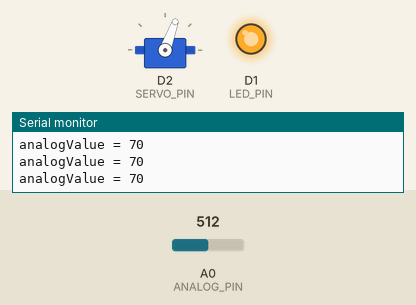
Simulated run of this sketch. Board: ESP8266 (NodeMCU). Shown: servo, output pins drawn as LEDs (lit = HIGH), the last lines printed to the serial monitor. The inputs (shaded band) are chosen by the test bench; at power-on: A0 (ANALOG_PIN) = 512.

Above: at 1.2 s.
1.3 s: A0 (ANALOG_PIN) set to 716
At 1.9 s:
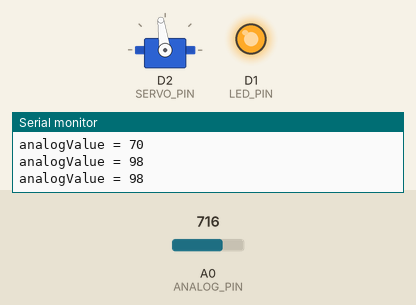
3.0 s: A0 (ANALOG_PIN) set to 900
At 4.2 s:
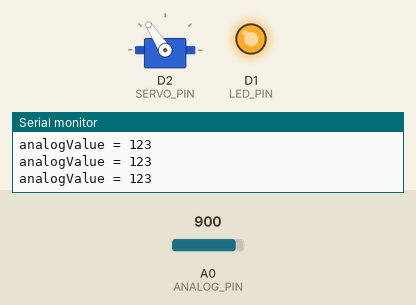
4.5 s: A0 (ANALOG_PIN) set to 1023
At 5.5 s:
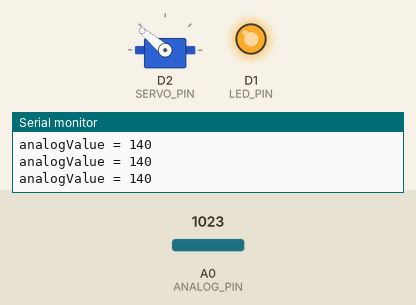
6.0 s: A0 (ANALOG_PIN) set to 306
At 6.7 s:
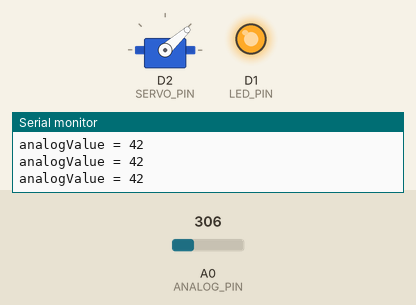
7.5 s: A0 (ANALOG_PIN) set to 122
At 7.9 s:
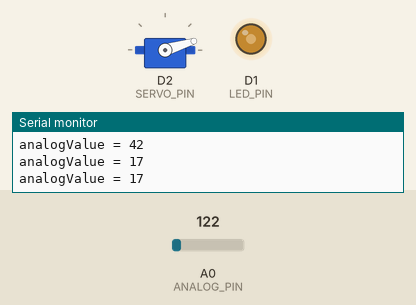
9.0 s: A0 (ANALOG_PIN) set to 0
At 10.2 s:
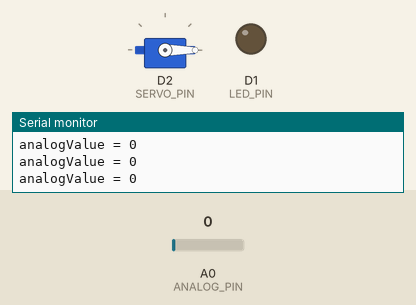
Timing chart, 0 to 11.5 s (numbered marks = the images above; inputs shaded):
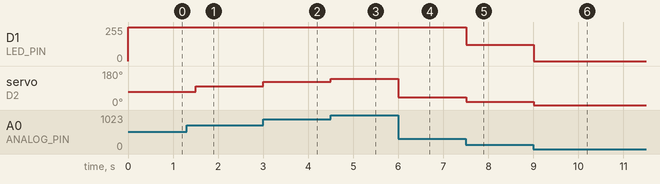

The sketch:

NodeMCU_Cloud_PWM.ino
```cpp
#include <Servo.h>

#define ANALOG_PIN A0       // Analog input at pin A0.
#define LED_PIN D1
#define SERVO_PIN D2

Servo myservo;

int analogValue = 0;        // Variable for store analog value


void setup()
{
  pinMode(LED_PIN, OUTPUT);

  myservo.attach(SERVO_PIN);

  Serial.begin(115200);       // set serial port at 115200 bps

} // setup

void loop()
{
  analogValue = analogRead(ANALOG_PIN);   // Read analog input at pin An 0.
  analogWrite(LED_PIN, analogValue);

  analogValue = map(analogValue, 0, 1023, 0, 140);

  myservo.write(analogValue);

  Serial.print("analogValue = ");       // Send string to serial port.
  Serial.println(analogValue);            // Send analog value to serial port.
  delay(300);                            // Delay 0.3 second.
} //  loop
```

Measured:
- after the input at 1.3 s, servo on D2 (SERVO_PIN): 70° → 98° after 0.20 s
- after the input at 3.0 s, servo on D2 (SERVO_PIN): 98° → 123° at once
- after the input at 4.5 s, servo on D2 (SERVO_PIN): 123° → 140° at once
- after the input at 6.0 s, servo on D2 (SERVO_PIN): 140° → 42° at once
- after the input at 7.5 s, D1 (LED_PIN): 255/255 → 122/255 at once; servo on D2 (SERVO_PIN): 42° → 17° at once
- after the input at 9.0 s, D1 (LED_PIN): 122/255 → 0/255 at once; servo on D2 (SERVO_PIN): 17° → 0° at once
